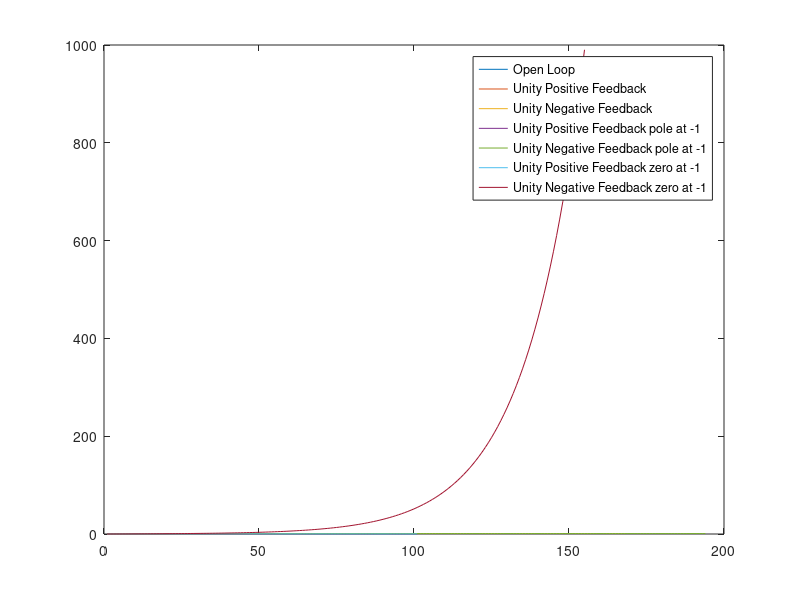

MATLAB code to generate this figure:
num = 1;
sys1 = [1 3 2];

plant1 = tf(num,sys1);

figure
plot(step(plant1), 'DisplayName', 'Open Loop');
hold on

z = [];
p = [];
kp = 1;
fbp = zpk(z,p,kp);

tf1 = feedback(plant1,fbp);
plot(step(tf1), 'DisplayName', 'Unity Positive Feedback');

kn = -1;
fbn = zpk(z,p,kn);

tf1 = feedback(plant1,fbn);
plot(step(tf1), 'DisplayName', 'Unity Negative Feedback');

p = [-1];
fbp = zpk(z,p,kp);

tf1 = feedback(plant1,fbp);
plot(step(tf1), 'DisplayName', 'Unity Positive Feedback pole at -1');

fbn = zpk(z,p,kn);

tf1 = feedback(plant1,fbn);
plot(step(tf1), 'DisplayName', 'Unity Negative Feedback pole at -1');

p = [0];
z = [-1]
fbp = zpk(z,p,kp);

tf1 = feedback(plant1,fbp);
plot(step(tf1), 'DisplayName', 'Unity Positive Feedback zero at -1');

fbn = zpk(z,p,kn);

tf1 = feedback(plant1,fbn);
plot(step(tf1), 'DisplayName', 'Unity Negative Feedback zero at -1');

legend
%legend( 'Open Loop', 'Unity Positive Feedback', 'Unity Negative Feedback')
